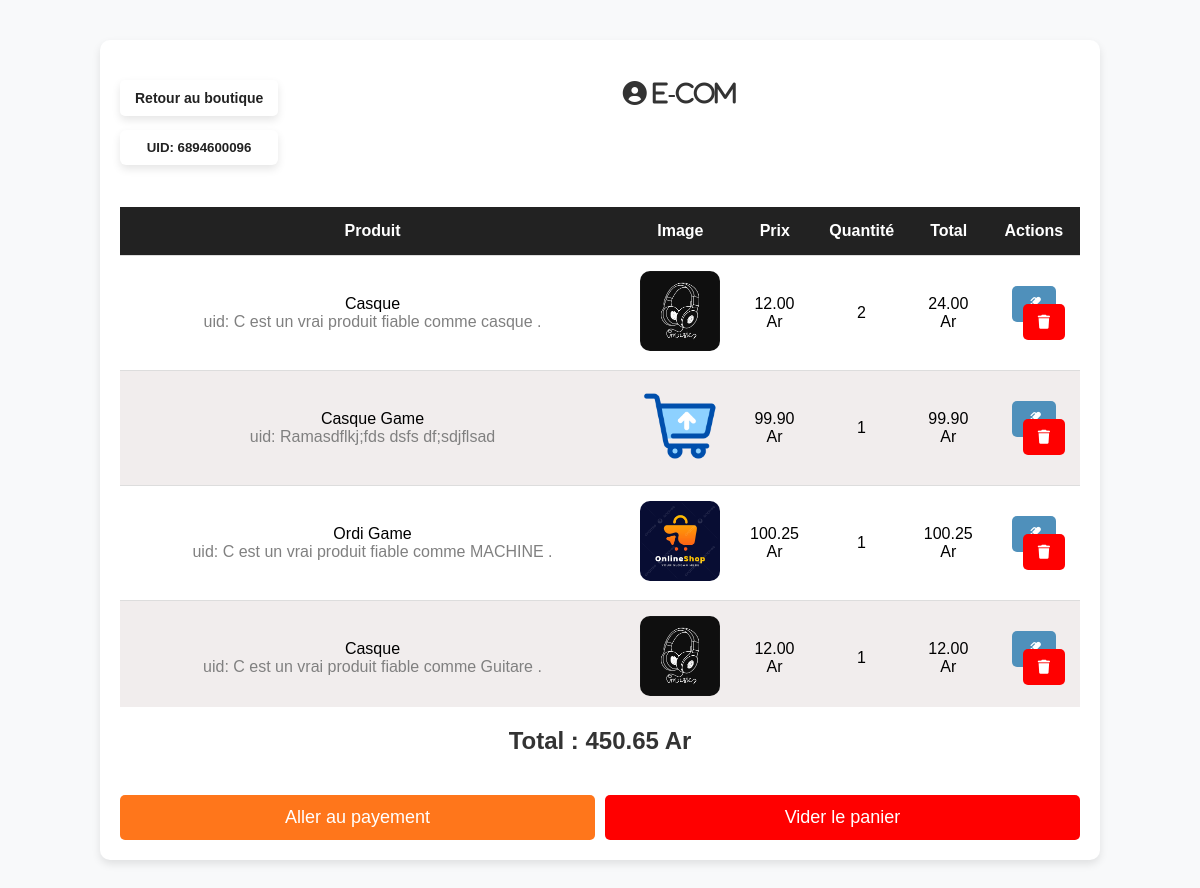
Page /panier (signed in) on the committed database.
### ecomBlog/models.py (models this page shows, shortened)
class Panier(models.Model):
    uid = models.CharField(
        max_length=10,
        editable=False,
        unique=True
    )
    user = models.ForeignKey('auth.User', related_name='user', on_delete=models.CASCADE)
    create_date = models.DateTimeField(auto_now_add=True)
    class Meta:
        unique_together = ('user',)

class Item(models.Model):
    panier = models.ForeignKey(Panier, related_name='panier', on_delete=models.CASCADE)
    prod = models.ForeignKey(Produit, on_delete=models.CASCADE)
    quantite = models.PositiveIntegerField(default=1)
    add_date = models.DateTimeField(auto_now_add=True)
    total_price = models.DecimalField(max_digits=10, decimal_places=2, editable=False)

class Produit(models.Model):
    uid = models.CharField(
        max_length=10,
        editable=False,
        unique=True
    )
    name = models.CharField(max_length=100)
    prix = models.DecimalField(max_digits=10, decimal_places=2)
    image = models.ImageField(upload_to='produits/', null=True, blank=True)
    description = models.CharField(max_length=255)

### ecomBlog/views.py (the view)
# urls.py: path('panier', panier, name='pannier'),
def panier(request):
    pan = get_object_or_404(Panier, user=request.user)
    item = Item.objects.filter(panier=pan)
    total_prix = 0
    for i in item:
        total_price_item = float(i.prod.prix)*i.quantite
        total_prix += total_price_item
    context = {
        'paniers': pan,
        'items': item,
        'total_price_panier':total_prix,
    }
    return render(request, 'panier.html', context)

### ecomBlog/templates/panier.html (shortened to what this page needs)
<!DOCTYPE html>
<html lang="fr">
<head>
    <link href="https://cdnjs.cloudflare.com/ajax/libs/font-awesome/6.0.0-beta3/css/all.min.css" rel="stylesheet">
</head>
<body>
<div class="container">
    {% if paniers %}
        <div class="header">
            <h2><a href="{% url 'connecte' %}" class="btn">Retour au boutique</i></a><i class="fa-solid fa-circle-user"> {{ user.username }}</i></h2>
            <h5>UID: {{ paniers.uid }} </h5>
        </div>
        <div class="table-container">
            {% if items %}
            <table>
                <thead>
                    <tr>
                        <th>Produit</th>
                        <th>Image</th>
                        <th>Prix</th>
                        <th>Quantité</th>
                        <th>Total</th>
                        <th>Actions</th>
                    </tr>
                </thead>
                <tbody>
                    {% for i in items %}
                    <tr>
                        <td class="description">{{ i.prod.name }}  <br> <span style="color: gray;">uid: {{ i.prod.description }}</span> </td>
                        <td>
                            <img {% if i.prod.image.url %} src="{{ i.prod.image.url }}" {% else %} src="media/logo/logo.png" {% endif %} alt="Produit">
                        </td>
                        <td>{{ i.prod.prix }} Ar</td>
                        <td>
                            {{ i.quantite }}
                        </td>
                        <td>{{ i.total_price|floatformat:2 }} Ar</td>
                        <td>
                            <a href="{% url 'edit_item' i.id %}" class="btn btn-edit"></a>
                            <a href="{% url 'delete_item' i.id %}" class="btn btn-remove"><i class="fa-solid fa-trash"></i></a>
                        </td>
                    </tr>
                    {% endfor %}
                </tbody>
            </table>
            {% else %}
                <div class="sans_panier">
                    <p>Oups! votre panier est vide .</p>
                    <h1>Ajoutons en des produits .</h1>
                </div>
            {% endif %}
        </div>
        <h2>Total : {{ total_price_panier|floatformat:2 }} Ar</h2>
        <div class="nav_panier">
            <a href="#" class="btn-checkout checkout" >Aller au payement</a>
            <a href="{% url 'delete_panier' %}" class="btn-checkout all_remove">Vider le panier</a>
        </div>
    {% else %}
        <div class="sans_panier">
            <p>Oups! vous n'avez pas encore un panier !</p>
            <h1>Veuillez ajouter un produit pour en avoir ! <a href="{% url 'connecte' %}" class="btn">Retour au boutique</i></a></h1>
        </div>
    {% endif %}
</div>
</body>
</html>

### ecomBlog/templates/panier.html (style rules this page uses)
body { font-family: 'Poppins', sans-serif; margin: 0; padding: 0; background-color: #f8f9fa; }
h2 a { text-decoration: none; background-color: #fff; padding: 8px 10px; box-shadow: 0px 4px 8px rgba(0, 0, 0, 0.1); color: #222; float: left; }
h5 { text-decoration: none; background-color: #fff; padding: 10px 10px; box-shadow: 0px 4px 8px rgba(0, 0, 0, 0.1); color: #222; width: 138px; text-align: center; border-radius: 6px; }
.container { width: 80%; margin: 40px auto; background: white; padding: 20px; border-radius: 10px; box-shadow: 0px 4px 8px rgba(0, 0, 0, 0.1); }
h2 { text-align: center; color: #333; }
.table-container { overflow: auto; height: 520px; }
table { width: 100%; border-collapse: collapse; margin-top: 20px; }
th, td { padding: 15px; text-align: center; border-bottom: 1px solid #ddd; }
th { background-color: #222; color: white; z-index: 1; position: sticky; top: 0; }
tr:nth-child(even) { background-color: #f1eded; order: 2px solid red; }
img { height: 80px; border-radius: 10px; }
.btn { padding: 10px 15px; border: none; border-radius: 5px; cursor: pointer; text-decoration: none; font-size: 14px; }
.description { width: 500px; height: 35px; overflow: auto; }
.btn-remove { background-color: red; color: white; margin-left: 20px; }
.btn-edit { background-color: #4f90bb; color: #fff; }
.nav_panier { display: flex; justify-content: space-between; gap: 10px; }
.btn-checkout { display: block; width: 50%; text-align: center; padding: 12px; color: white; border-radius: 5px; font-size: 18px; margin-top: 20px; text-decoration: none; }
.all_remove { background-color: red; }
.checkout { background-color: #ff761b; }

### rows in the picture
Panier: uid "6894600096"
Item: prod.name "Casque", prod.description "C est un vrai produit fiable comme casque .", prod.image (picture), prod.prix "12.00", quantite "2", total_price "24.00"
Item: prod.name "Casque Game", prod.description "Ramasdflkj;fds dsfs df;sdjflsad", prod.image (picture), prod.prix "99.90", quantite "1", total_price "99.90"
Item: prod.name "Ordi Game", prod.description "C est un vrai produit fiable comme MACHINE .", prod.image (picture), prod.prix "100.25", quantite "1", total_price "100.25"
Item: prod.name "Casque", prod.description "C est un vrai produit fiable comme Guitare .", prod.image (picture), prod.prix "12.00", quantite "1", total_price "12.00"

### other values in the picture
{{ user.username }} "e-com"
{{ total_price_panier|floatformat:2 }} "450.65"
